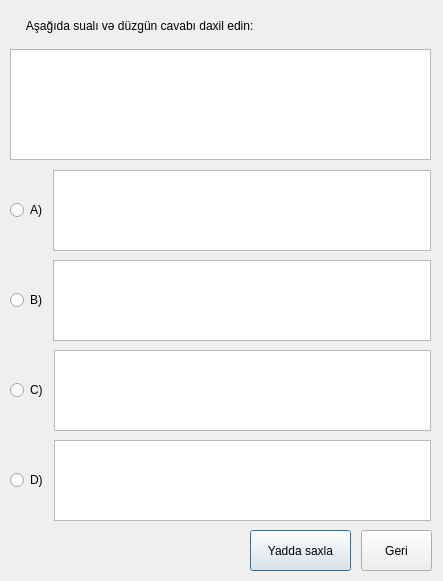
<?xml version="1.0" encoding="UTF-8"?>
<ui version="4.0">
 <class>addEditQuestion</class>
 <widget class="QDialog" name="addEditQuestion">
  <property name="geometry">
   <rect>
    <x>0</x>
    <y>0</y>
    <width>443</width>
    <height>581</height>
   </rect>
  </property>
  <property name="windowTitle">
   <string>Redaktor</string>
  </property>
  <widget class="QLabel" name="label">
   <property name="geometry">
    <rect>
     <x>10</x>
     <y>10</y>
     <width>421</width>
     <height>31</height>
    </rect>
   </property>
   <property name="styleSheet">
    <string notr="true">font: 75 14pt &quot;Droid Sans&quot;;
font: 13pt &quot;Serif&quot;;</string>
   </property>
   <property name="text">
    <string>     Aşağıda sualı və düzgün cavabı daxil edin:</string>
   </property>
  </widget>
  <widget class="QWidget" name="horizontalLayoutWidget">
   <property name="geometry">
    <rect>
     <x>10</x>
     <y>170</y>
     <width>421</width>
     <height>81</height>
    </rect>
   </property>
   <layout class="QHBoxLayout" name="horizontalLayout">
    <item>
     <widget class="QRadioButton" name="radioButton">
      <property name="text">
       <string>A)</string>
      </property>
     </widget>
    </item>
    <item>
     <widget class="QTextEdit" name="textEdit_2"/>
    </item>
   </layout>
  </widget>
  <widget class="QWidget" name="horizontalLayoutWidget_2">
   <property name="geometry">
    <rect>
     <x>10</x>
     <y>260</y>
     <width>421</width>
     <height>81</height>
    </rect>
   </property>
   <layout class="QHBoxLayout" name="horizontalLayout_2">
    <item>
     <widget class="QRadioButton" name="radioButton_2">
      <property name="text">
       <string>B)</string>
      </property>
     </widget>
    </item>
    <item>
     <widget class="QTextEdit" name="textEdit_3"/>
    </item>
   </layout>
  </widget>
  <widget class="QWidget" name="horizontalLayoutWidget_3">
   <property name="geometry">
    <rect>
     <x>10</x>
     <y>350</y>
     <width>421</width>
     <height>81</height>
    </rect>
   </property>
   <layout class="QHBoxLayout" name="horizontalLayout_3">
    <item>
     <widget class="QRadioButton" name="radioButton_3">
      <property name="text">
       <string>C)</string>
      </property>
     </widget>
    </item>
    <item>
     <widget class="QTextEdit" name="textEdit_4"/>
    </item>
   </layout>
  </widget>
  <widget class="QWidget" name="horizontalLayoutWidget_4">
   <property name="geometry">
    <rect>
     <x>10</x>
     <y>440</y>
     <width>421</width>
     <height>81</height>
    </rect>
   </property>
   <layout class="QHBoxLayout" name="horizontalLayout_4">
    <item>
     <widget class="QRadioButton" name="radioButton_4">
      <property name="text">
       <string>D)</string>
      </property>
     </widget>
    </item>
    <item>
     <widget class="QTextEdit" name="textEdit_5"/>
    </item>
   </layout>
  </widget>
  <widget class="QPushButton" name="pushButton">
   <property name="geometry">
    <rect>
     <x>250</x>
     <y>530</y>
     <width>101</width>
     <height>41</height>
    </rect>
   </property>
   <property name="styleSheet">
    <string notr="true">font: oblique 11pt &quot;DejaVu Sans&quot;;</string>
   </property>
   <property name="text">
    <string>Yadda saxla</string>
   </property>
  </widget>
  <widget class="QPushButton" name="pushButton_2">
   <property name="geometry">
    <rect>
     <x>361</x>
     <y>530</y>
     <width>71</width>
     <height>41</height>
    </rect>
   </property>
   <property name="styleSheet">
    <string notr="true">font: oblique 11pt &quot;DejaVu Sans&quot;;</string>
   </property>
   <property name="text">
    <string>Geri</string>
   </property>
  </widget>
  <widget class="QLabel" name="label_2">
   <property name="geometry">
    <rect>
     <x>20</x>
     <y>530</y>
     <width>221</width>
     <height>41</height>
    </rect>
   </property>
   <property name="styleSheet">
    <string notr="true">font: 75 12pt &quot;DejaVu Sans&quot;;
font: 75 oblique 12pt &quot;DejaVu Sans&quot;;</string>
   </property>
   <property name="text">
    <string/>
   </property>
  </widget>
  <widget class="QTextEdit" name="textEdit">
   <property name="geometry">
    <rect>
     <x>10</x>
     <y>49</y>
     <width>421</width>
     <height>111</height>
    </rect>
   </property>
  </widget>
 </widget>
 <resources/>
 <connections/>
</ui>
